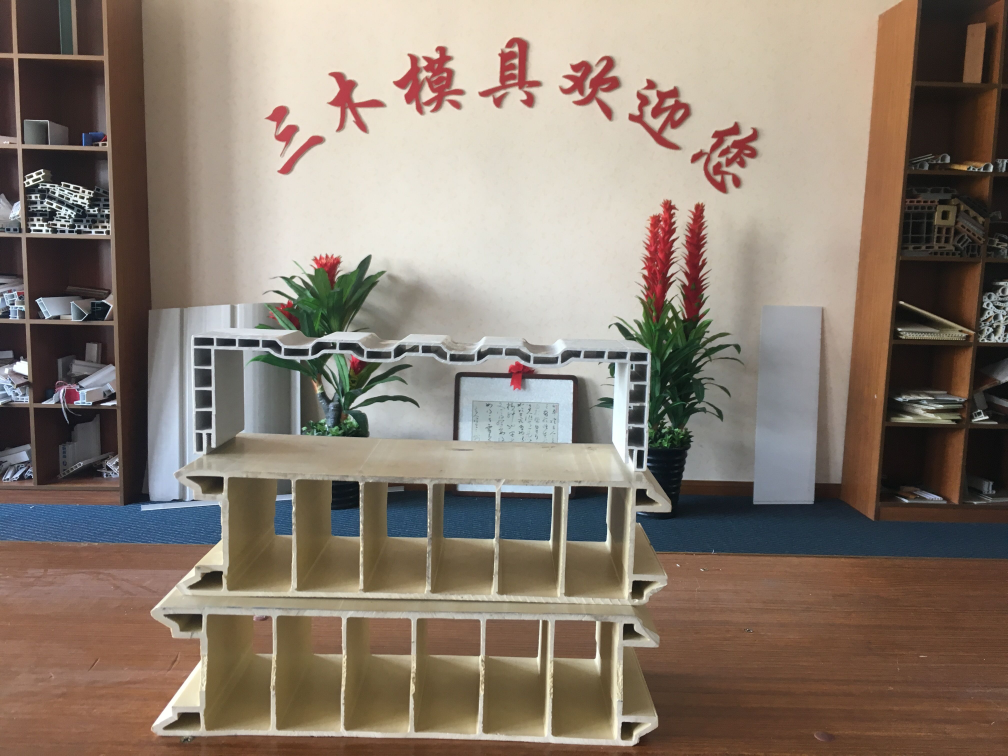
#> input picture image/product/001.jpg, 4032 x 3024 px (shown at 1/4 size); its folder holds 4 pictures in this run
$ python resz.py
#> lines starting #> are read from the running program, lines starting #| are printed output that depends on the picture; long printed decimals are rounded

import cv2
import glob

for x in glob.glob('./*.jpg'):
    img = cv2.imread(x)
#> img is the input picture: shape (3024, 4032, 3); mean B, G, R 111.2, 123.5, 137
    h, w, c = img.shape
#> h = 3024; w = 4032; c = 3
    s = 600.0 / h
#> s = 0.198
    print(x, s)
#| ./001.jpg 0.1984

    if s < 1:
        print(x)
        h, w = int(h*s+0.5), int(w*s+0.5)
#> h = 600; w = 800
        img = cv2.resize(img, (w,h))
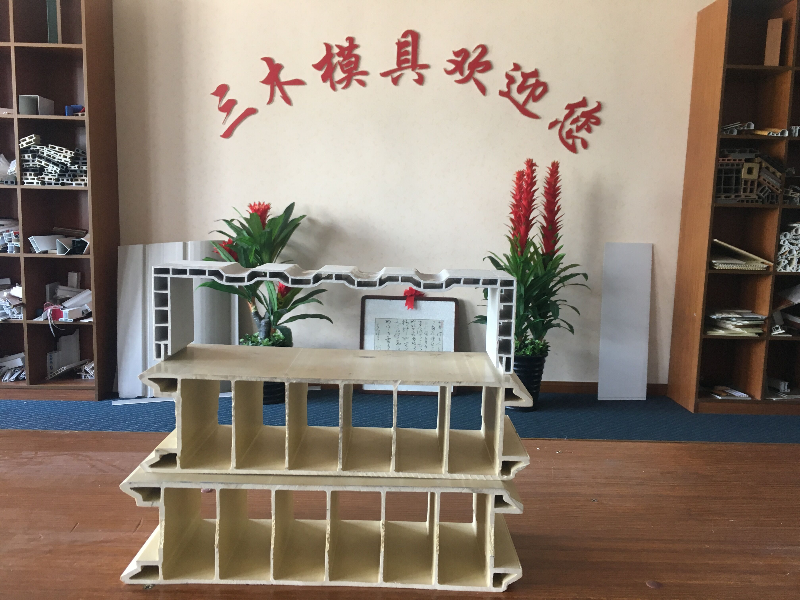
#> img: shape (600, 800, 3); mean B, G, R 111.1, 123.4, 136.9
        cv2.imwrite(x, img)
#> pass 2 of the loop `for x in glob.glob('./*.jpg'):`:
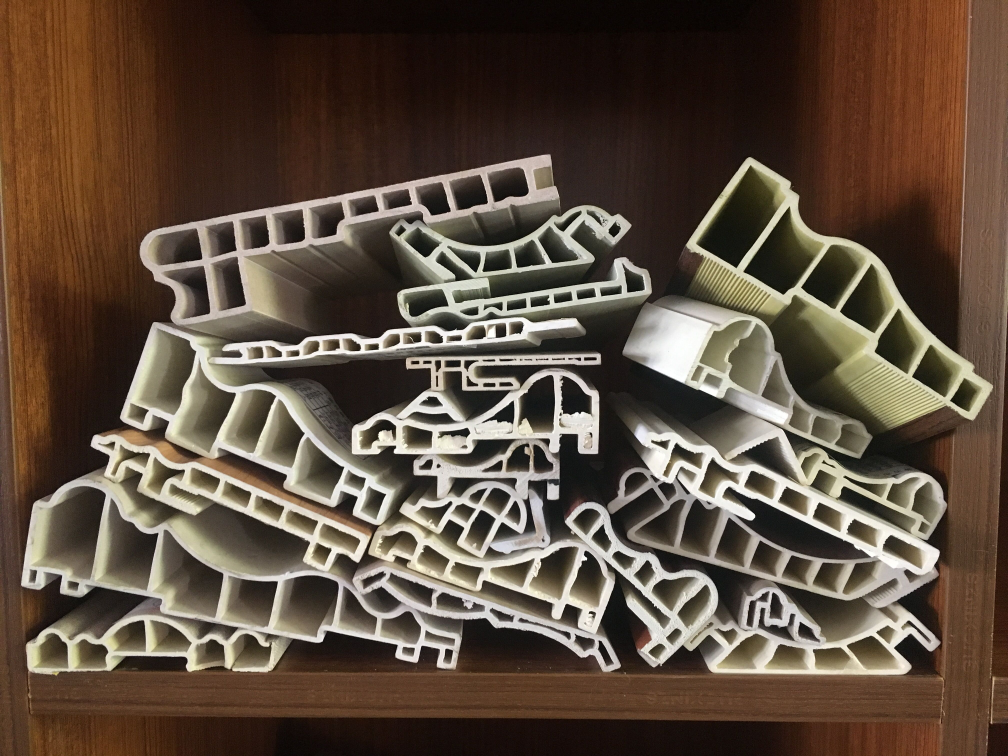
#> input picture image/product/002.jpg, 4032 x 3024 px (shown at 1/4 size)
#> img is the input picture: shape (3024, 4032, 3); mean B, G, R 63.7, 77.8, 93.8
#| ./002.jpg 0.1984
#> `img = cv2.resize(img, (w,h))`:
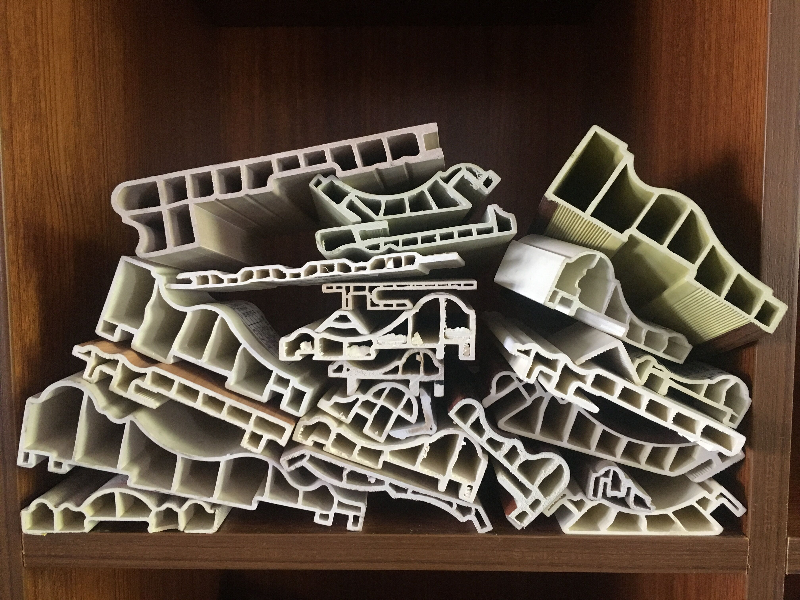
#> img: shape (600, 800, 3); mean B, G, R 63.6, 77.7, 93.6
